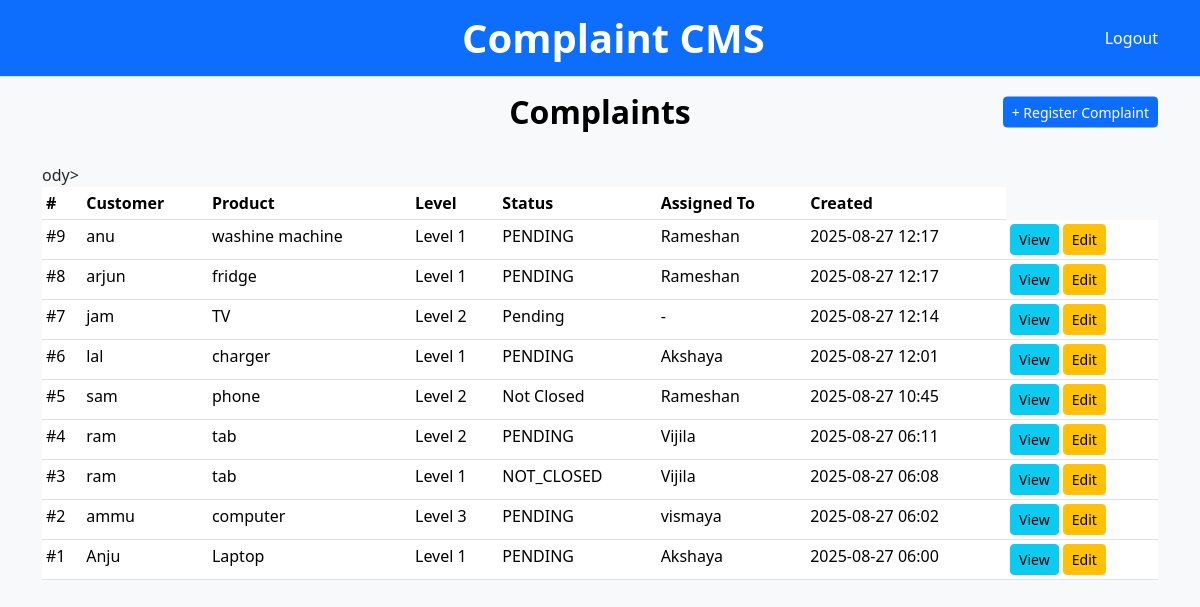
/app/complaints/ (signed in), run on the app's committed database.
### web/models.py (models this page shows, shortened)
class Complaint(models.Model):
    LEVEL_CHOICES = [("L1", "Level 1"), ("L2", "Level 2"), ("L3", "Level 3")]
    STATUS_PENDING = "pending"
    STATUS_CLOSED = "closed"
    STATUS_NOT_CLOSED = "not_closed"
    STATUS_CHOICES = [
        (STATUS_PENDING, "Pending"),
        (STATUS_CLOSED, "Closed"),
        (STATUS_NOT_CLOSED, "Not Closed"),
    ]
    customer = models.ForeignKey(Customer, on_delete=models.CASCADE,null=True, blank=True)
    product = models.ForeignKey(Product, on_delete=models.CASCADE,null=True, blank=True)
    level = models.CharField(max_length=10, choices=LEVEL_CHOICES, default="L1")
    description = models.TextField()
    latitude = models.DecimalField(max_digits=9, decimal_places=6, null=True, blank=True)
    longitude = models.DecimalField(max_digits=9, decimal_places=6, null=True, blank=True)
    assigned_to = models.ForeignKey(Employee, on_delete=models.SET_NULL, null=True, blank=True)
    status = models.CharField(max_length=12, choices=STATUS_CHOICES, default="PENDING")
    created_by = models.ForeignKey(User, on_delete=models.SET_NULL, null=True, related_name="created_complaints")
    created_at = models.DateTimeField(auto_now_add=True)

class Customer(models.Model):
    name = models.CharField(max_length=150)
    contact = models.CharField(max_length=150, blank=True)
    address = models.TextField(blank=True)
    def __str__(self):
        return self.name

class Product(models.Model):
    name = models.CharField(max_length=150)
    price = models.DecimalField(max_digits=10, decimal_places=2)
    tax = models.DecimalField(max_digits=5, decimal_places=2, help_text="%")
    def __str__(self):
        return self.name

class Employee(models.Model):
    user = models.OneToOneField(User, on_delete=models.CASCADE)
    designation = models.CharField(max_length=100)
    phone = models.CharField(max_length=20)
    personal_details = models.TextField(blank=True)
    salary = models.DecimalField(max_digits=10, decimal_places=2, default=0)
    def __str__(self):
        return self.user.get_full_name() or self.user.username

### web/views.py (the view)
# urls.py: path("complaints/", views.complaint_list, name="complaint_list"),
@user_passes_test(is_admin)
def complaint_list(request):
    qs = Complaint.objects.select_related("customer","product","assigned_to").order_by("-created_at")
    return render(request, "complaint_list.html", {"items": qs})

### web/views.py (called while the page is built)
def is_admin(user):   # superuser = Admin
    return user.is_superuser

### web/templates/complaint_list.html (shortened to what this page needs)
{% extends "base.html" %}
{% block content %}
<div class="position-relative mb-2">
  <h2 class="text-center" style="color:black;">Complaints</h2>
  <a href="{% url 'complaint_create' %}" class="btn btn-sm btn-primary position-absolute end-0 top-50 translate-middle-y">
    + Register Complaint
  </a>
</div><br>
<table class="table table-sm">
  <thead><tr><th>#</th><th>Customer</th><th>Product</th><th>Level</th><th>Status</th><th>Assigned To</th><th>Created</th></tr></thead>
  <tb{% for c in items %}
  <tr>
    <td>#{{ c.pk }}</td>
    <td>{{ c.customer }}</td>
    <td>{{ c.product }}</td>
    <td>{{ c.get_level_display }}</td>
    <td>{{ c.get_status_display }}</td>
    <td>{{ c.assigned_to|default:"-" }}</td>
    <td>{{ c.created_at|date:"Y-m-d H:i" }}</td>
    <td>
      <a href="{% url 'complaint_detail' c.pk %}" class="btn btn-sm btn-info">View</a>
      <a href="{% url 'complaint_update' c.pk %}" class="btn btn-sm btn-warning">Edit</a>
    </td>
  </tr>
  {% empty %}
  <tr><td colspan="8">No complaints.</td></tr>
  {% endfor %}ody>
</table>
{% endblock %}

### static/css/style.css (style rules this page uses)
h2 { font-weight: bold; color: #0d6efd; }

### data on the page
Complaint: pk "9", customer "anu", product "washine machine", level "Level 1", status "PENDING", assigned_to "Rameshan", created_at "2025-08-27 12:17"
Complaint: pk "8", customer "arjun", product "fridge", level "Level 1", status "PENDING", assigned_to "Rameshan", created_at "2025-08-27 12:17"
Complaint: pk "7", customer "jam", product "TV", level "Level 2", status "Pending", assigned_to "-", created_at "2025-08-27 12:14"
Complaint: pk "6", customer "lal", product "charger", level "Level 1", status "PENDING", assigned_to "Akshaya", created_at "2025-08-27 12:01"
Complaint: pk "5", customer "sam", product "phone", level "Level 2", status "Not Closed", assigned_to "Rameshan", created_at "2025-08-27 10:45"
Complaint: pk "4", customer "ram", product "tab", level "Level 2", status "PENDING", assigned_to "Vijila", created_at "2025-08-27 06:11"
Complaint: pk "3", customer "ram", product "tab", level "Level 1", status "NOT_CLOSED", assigned_to "Vijila", created_at "2025-08-27 06:08"
Complaint: pk "2", customer "ammu", product "computer", level "Level 3", status "PENDING", assigned_to "vismaya", created_at "2025-08-27 06:02"
Complaint: pk "1", customer "Anju", product "Laptop", level "Level 1", status "PENDING", assigned_to "Akshaya", created_at "2025-08-27 06:00"
